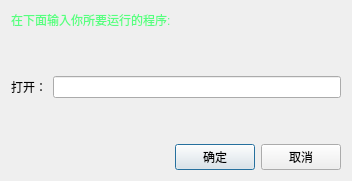
<?xml version="1.0" encoding="UTF-8"?>
<ui version="4.0">
 <class>QRuner</class>
 <widget class="QDialog" name="QRuner">
  <property name="geometry">
   <rect>
    <x>0</x>
    <y>0</y>
    <width>352</width>
    <height>181</height>
   </rect>
  </property>
  <property name="windowTitle">
   <string>Dialog</string>
  </property>
  <layout class="QVBoxLayout" name="verticalLayout">
   <item>
    <widget class="QLabel" name="label">
     <property name="styleSheet">
      <string notr="true">color:rgb(85, 255, 127);
font: 45 oblique 16pt &quot;URW Gothic L&quot;;</string>
     </property>
     <property name="text">
      <string>在下面输入你所要运行的程序:</string>
     </property>
    </widget>
   </item>
   <item>
    <spacer name="verticalSpacer">
     <property name="orientation">
      <enum>Qt::Vertical</enum>
     </property>
     <property name="sizeHint" stdset="0">
      <size>
       <width>20</width>
       <height>40</height>
      </size>
     </property>
    </spacer>
   </item>
   <item>
    <layout class="QHBoxLayout" name="horizontalLayout">
     <item>
      <widget class="QLabel" name="label_2">
       <property name="text">
        <string>打开：</string>
       </property>
      </widget>
     </item>
     <item>
      <widget class="QLineEdit" name="RunEdit"/>
     </item>
    </layout>
   </item>
   <item>
    <spacer name="verticalSpacer_2">
     <property name="orientation">
      <enum>Qt::Vertical</enum>
     </property>
     <property name="sizeHint" stdset="0">
      <size>
       <width>20</width>
       <height>40</height>
      </size>
     </property>
    </spacer>
   </item>
   <item>
    <layout class="QHBoxLayout" name="horizontalLayout_2">
     <item>
      <spacer name="horizontalSpacer">
       <property name="orientation">
        <enum>Qt::Horizontal</enum>
       </property>
       <property name="sizeHint" stdset="0">
        <size>
         <width>40</width>
         <height>20</height>
        </size>
       </property>
      </spacer>
     </item>
     <item>
      <widget class="QPushButton" name="okBtn">
       <property name="text">
        <string>确定</string>
       </property>
      </widget>
     </item>
     <item>
      <widget class="QPushButton" name="cancelBtn">
       <property name="text">
        <string>取消</string>
       </property>
      </widget>
     </item>
    </layout>
   </item>
  </layout>
 </widget>
 <resources/>
 <connections/>
</ui>
